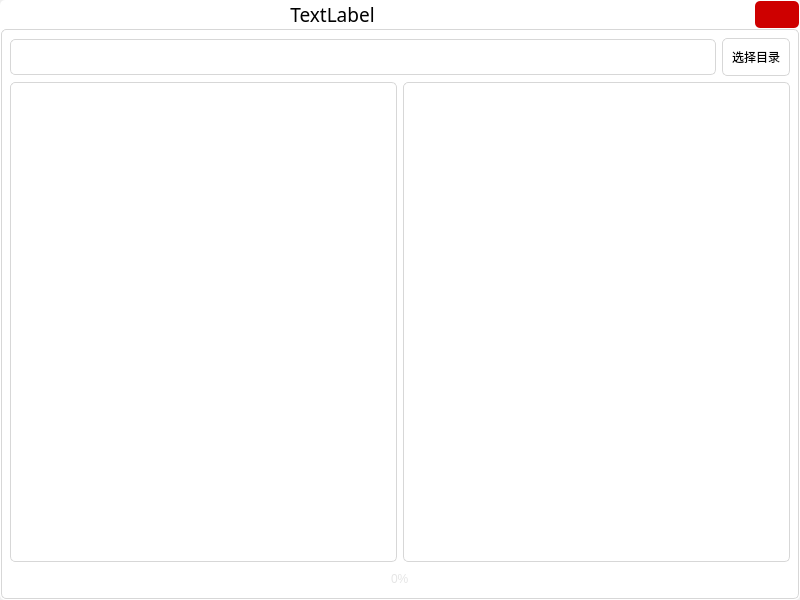
<?xml version="1.0" encoding="UTF-8"?>
<ui version="4.0">
 <class>Widget</class>
 <widget class="QWidget" name="Widget">
  <property name="geometry">
   <rect>
    <x>0</x>
    <y>0</y>
    <width>800</width>
    <height>600</height>
   </rect>
  </property>
  <property name="windowTitle">
   <string>Widget</string>
  </property>
  <property name="styleSheet">
   <string notr="true"/>
  </property>
  <layout class="QVBoxLayout" name="verticalLayout_2">
   <property name="leftMargin">
    <number>0</number>
   </property>
   <property name="topMargin">
    <number>0</number>
   </property>
   <property name="rightMargin">
    <number>0</number>
   </property>
   <property name="bottomMargin">
    <number>0</number>
   </property>
   <item>
    <widget class="QWidget" name="shadowWidget" native="true">
     <property name="styleSheet">
      <string notr="true">QWidget {background-color: white;border-radius: 5px;}</string>
     </property>
     <layout class="QVBoxLayout" name="verticalLayout">
      <property name="spacing">
       <number>1</number>
      </property>
      <property name="leftMargin">
       <number>1</number>
      </property>
      <property name="topMargin">
       <number>1</number>
      </property>
      <property name="rightMargin">
       <number>1</number>
      </property>
      <property name="bottomMargin">
       <number>1</number>
      </property>
      <item>
       <layout class="QHBoxLayout" name="horizontalLayout">
        <property name="spacing">
         <number>1</number>
        </property>
        <item>
         <widget class="QLabel" name="lblCaption">
          <property name="sizePolicy">
           <sizepolicy hsizetype="Preferred" vsizetype="Fixed">
            <horstretch>0</horstretch>
            <verstretch>0</verstretch>
           </sizepolicy>
          </property>
          <property name="maximumSize">
           <size>
            <width>16777215</width>
            <height>44</height>
           </size>
          </property>
          <property name="font">
           <font>
            <family>微软雅黑</family>
            <pointsize>14</pointsize>
           </font>
          </property>
          <property name="text">
           <string>TextLabel</string>
          </property>
          <property name="alignment">
           <set>Qt::AlignCenter</set>
          </property>
         </widget>
        </item>
        <item>
         <widget class="QPushButton" name="btnMin">
          <property name="sizePolicy">
           <sizepolicy hsizetype="Fixed" vsizetype="Fixed">
            <horstretch>0</horstretch>
            <verstretch>0</verstretch>
           </sizepolicy>
          </property>
          <property name="maximumSize">
           <size>
            <width>44</width>
            <height>44</height>
           </size>
          </property>
          <property name="styleSheet">
           <string notr="true">QPushButton {background: none;}
QPushButton:hover{background: #00E3E3;}
QPushButton:pressed{background:#005757;}</string>
          </property>
          <property name="text">
           <string/>
          </property>
          <property name="flat">
           <bool>false</bool>
          </property>
         </widget>
        </item>
        <item>
         <widget class="QPushButton" name="btnMax">
          <property name="sizePolicy">
           <sizepolicy hsizetype="Fixed" vsizetype="Fixed">
            <horstretch>0</horstretch>
            <verstretch>0</verstretch>
           </sizepolicy>
          </property>
          <property name="maximumSize">
           <size>
            <width>44</width>
            <height>44</height>
           </size>
          </property>
          <property name="styleSheet">
           <string notr="true">QPushButton {background: none;}
QPushButton:hover{background: #8E8E8E;}
QPushButton:pressed{background:#3C3C3C;}</string>
          </property>
          <property name="text">
           <string/>
          </property>
          <property name="flat">
           <bool>false</bool>
          </property>
         </widget>
        </item>
        <item>
         <widget class="QPushButton" name="btnClose">
          <property name="sizePolicy">
           <sizepolicy hsizetype="Fixed" vsizetype="Fixed">
            <horstretch>0</horstretch>
            <verstretch>0</verstretch>
           </sizepolicy>
          </property>
          <property name="maximumSize">
           <size>
            <width>44</width>
            <height>44</height>
           </size>
          </property>
          <property name="styleSheet">
           <string notr="true">QPushButton {background: #CE0000;}
QPushButton:hover{background: #FF0000;}
QPushButton:pressed{background:#4D0000;}</string>
          </property>
          <property name="text">
           <string/>
          </property>
          <property name="flat">
           <bool>false</bool>
          </property>
         </widget>
        </item>
       </layout>
      </item>
      <item>
       <widget class="QWidget" name="widget" native="true">
        <property name="sizePolicy">
         <sizepolicy hsizetype="Preferred" vsizetype="Expanding">
          <horstretch>0</horstretch>
          <verstretch>0</verstretch>
         </sizepolicy>
        </property>
        <property name="styleSheet">
         <string notr="true">border-style:solid;
border-width:1px;
border-color:#D7D7D7;
padding:9px;</string>
        </property>
        <layout class="QVBoxLayout" name="verticalLayout_3">
         <item>
          <layout class="QHBoxLayout" name="horizontalLayout_2">
           <item>
            <widget class="QLineEdit" name="lineEdit">
             <property name="readOnly">
              <bool>true</bool>
             </property>
            </widget>
           </item>
           <item>
            <widget class="QPushButton" name="pushButton">
             <property name="text">
              <string>选择目录</string>
             </property>
            </widget>
           </item>
          </layout>
         </item>
         <item>
          <layout class="QHBoxLayout" name="horizontalLayout_3">
           <item>
            <widget class="QListWidget" name="listWidget">
             <property name="baseSize">
              <size>
               <width>0</width>
               <height>0</height>
              </size>
             </property>
             <property name="autoFillBackground">
              <bool>false</bool>
             </property>
             <property name="styleSheet">
              <string notr="true"> QScrollBar{
    background-color: none;
    border: 1px solid blue;
    border-radius: 5px;
    padding: 1px;
}
QScrollBar:hover{
    border-color:red;
}
QScrollBar::handle{
    border-radius: 3px;
    background: green; 
}
QScrollBar::handle:hover {
    background: gray;
}

QScrollBar::add-line, QScrollBar::sub-line,
QScrollBar::add-page, QScrollBar::sub-page {
    width: 1px;
    background: transparent;
}
</string>
             </property>
             <property name="horizontalScrollBarPolicy">
              <enum>Qt::ScrollBarAsNeeded</enum>
             </property>
             <property name="sizeAdjustPolicy">
              <enum>QAbstractScrollArea::AdjustIgnored</enum>
             </property>
             <property name="showDropIndicator" stdset="0">
              <bool>false</bool>
             </property>
             <property name="viewMode">
              <enum>QListView::IconMode</enum>
             </property>
            </widget>
           </item>
           <item>
            <widget class="QListWidget" name="listWidget_2">
             <property name="styleSheet">
              <string notr="true"> QScrollBar{
    background-color: none;
    border: 1px solid blue;
    border-radius: 5px;
    padding: 1px;
}
QScrollBar:hover{
    border-color:red;
}
QScrollBar::handle{
    border-radius: 3px;
    background: green; 
}
QScrollBar::handle:hover {
    background: gray;
}

QScrollBar::add-line, QScrollBar::sub-line,
QScrollBar::add-page, QScrollBar::sub-page {
    width: 1px;
    background: transparent;
}
</string>
             </property>
             <property name="horizontalScrollBarPolicy">
              <enum>Qt::ScrollBarAsNeeded</enum>
             </property>
            </widget>
           </item>
          </layout>
         </item>
         <item>
          <widget class="QProgressBar" name="progressBar">
           <property name="styleSheet">
            <string notr="true">QProgressBar {
   border:none;   /*无边框*/
      background:white;
      text-align:center;   /*文本的位置*/
      color: rgb(229, 229, 229);  /*文本颜色*/

	padding:0px;
      border-radius:5px;
}

QProgressBar::chunk { 
	background-color:rgb(58, 154, 255);
    border-radius:4px;
      border-radius:5px;
	margin:0px;
}</string>
           </property>
           <property name="value">
            <number>0</number>
           </property>
          </widget>
         </item>
        </layout>
       </widget>
      </item>
     </layout>
    </widget>
   </item>
  </layout>
 </widget>
 <resources/>
 <connections/>
</ui>
